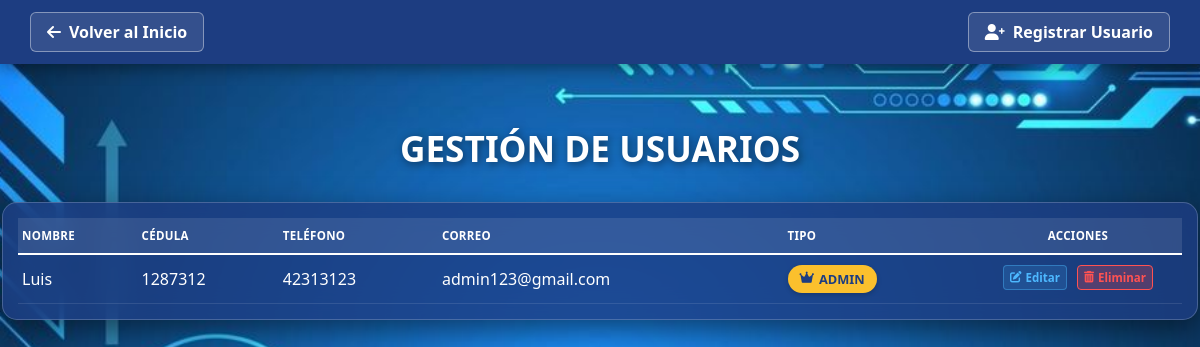
The app's page /vista/administrar_usuarios.php (signed in) with its own data.
### tables this page shows
CREATE TABLE `usuarios` (
  `id` int(11) NOT NULL,
  `nombre` varchar(40) NOT NULL,
  `cedula` int(8) NOT NULL,
  `telefono` varchar(20) NOT NULL,
  `correo` varchar(255) NOT NULL,
  `contraseña` varchar(255) NOT NULL,
  `tipo` enum('administrador','usuario') NOT NULL DEFAULT 'usuario'
);

### controlador/tabla_usuarios.php (called while the page is built, shortened)
<?php
require_once 'conexion.php';
$limite = 10;
$pagina = isset($_GET['pagina']) ? (int)$_GET['pagina'] : 1;
$inicio = ($pagina - 1) * $limite;
$query = "SELECT id, nombre, cedula, telefono, correo, tipo
          FROM usuarios
          ORDER BY tipo ASC, nombre ASC
          LIMIT ? OFFSET ?";
$stmt = $conexion->prepare($query);
$stmt->bind_param("ii", $limite, $inicio);
$stmt->execute();
$resultado = $stmt->get_result();
?>

### vista/administrar_usuarios.php (the view, shortened to what this page needs)
<?php
include "../controlador/tabla_usuarios.php";
?>
<!DOCTYPE html>
<html lang="es">
<head>
    <link rel="stylesheet" href="../estilo/style3.css">
    <link rel="stylesheet" href="../estilo/style5.css">
    <link rel="stylesheet" href="https://cdnjs.cloudflare.com/ajax/libs/font-awesome/6.0.0/css/all.min.css">
</head>
<body>
    <header class="main-header">
        <div class="header-container">
            <a href="../vista/inicio.php" class="btn-back">
                <i class="fas fa-arrow-left"></i> Volver al Inicio
            </a>
            <a href="../vista/registrar.php" class="btn-back">
                <i class="fas fa-user-plus"></i> Registrar Usuario
            </a>
        </div>
    </header>
    <main class="central-container">
        <h1 class="main-title">Gestión de Usuarios</h1>
        <div class="glass-table-container">
            <?php if ($resultado && $resultado->num_rows > 0): ?>
                <table class="user-table">
                    <thead>
                        <tr>
                            <th>Nombre</th>
                            <th>Cédula</th>
                            <th>Teléfono</th>
                            <th>Correo</th>
                            <th>Tipo</th>
                            <th style="text-align: center;">Acciones</th>
                        </tr>
                    </thead>
                    <tbody>
                        <?php while($row = $resultado->fetch_assoc()): ?>
                            <tr>
                                <td><?php echo htmlspecialchars($row['nombre']); ?></td>
                                <td><?php echo htmlspecialchars($row['cedula']); ?></td>
                                <td><?php echo htmlspecialchars($row['telefono']); ?></td>
                                <td><?php echo htmlspecialchars($row['correo']); ?></td>
                                <td>
                                    <?php if ($row['tipo'] == 'administrador'): ?>
                                        <span class="badge badge-admin"><i class="fas fa-crown"></i> Admin</span>
                                    <?php else: ?>
                                        <span class="badge badge-user"><i class="fas fa-user"></i> Usuario</span>
                                    <?php endif; ?>
                                </td>
                                <td class="action-cell">
                                    <a href="editar_usuario.php?id=<?php echo $row['id']; ?>&pagina=<?php echo $pagina; ?>" class="btn-table edit">
                                        <i class="fas fa-edit"></i> Editar
                                    </a>
                                    <a href="javascript:void(0);" onclick="advertenciaEliminar(<?php echo $row['id']; ?>, <?php echo $pagina; ?>)" class="btn-table delete">
                                        <i class="fas fa-trash-alt"></i> Eliminar
                                    </a>
                                </td>
                            </tr>
                        <?php endwhile; ?>
                    </tbody>
                </table>
            <?php else: ?>
                <p style="color: white; text-align: center; padding: 20px;">
                    <i class="fas fa-info-circle"></i> No se encontraron usuarios registrados.
                </p>
            <?php endif; ?>
        </div>
    </main>
</body>
</html>

### estilo/style3.css (style rules this page uses)
body { margin: 0; padding: 0; font-family: 'Segoe UI', sans-serif; background-image: url('../estilo/background_cancha.jpg'); background-size: cover; background-position: center; background-attachment: fixed; height: 100vh; }
.main-header { background-color: #1D3D81; width: 100%; padding: 12px 0; position: fixed; top: 0; z-index: 1000; box-shadow: 0 4px 15px rgba(0,0,0,0.4); }
.header-container { display: flex; justify-content: space-between; align-items: center; padding: 0 30px; }
.btn-back { background: rgba(255, 255, 255, 0.1); color: white; text-decoration: none; padding: 8px 16px; border-radius: 6px; border: 1px solid rgba(255, 255, 255, 0.4); font-weight: 600; transition: 0.3s; display: flex; align-items: center; gap: 8px; }
.central-container { padding-top: 100px; display: flex; flex-direction: column; align-items: center; }
.main-title { color: white; font-size: 2.2rem; text-transform: uppercase; text-shadow: 2px 2px 8px rgba(0,0,0,0.5); margin-bottom: 30px; }
.glass-table-container { background: rgba(25, 50, 100, 0.55); backdrop-filter: blur(12px); -webkit-backdrop-filter: blur(12px); border: 1px solid rgba(255, 255, 255, 0.2); border-radius: 15px; padding: 25px; width: 90%; max-width: 1100px; box-shadow: 0 10px 30px rgba(0,0,0,0.5); overflow-x: auto; }
.user-table { width: 100%; border-collapse: collapse; color: white; text-align: left; }
.user-table thead tr { background-color: rgba(255, 255, 255, 0.08); border-bottom: 2px solid rgba(255, 255, 255, 0.8); }
.user-table th, .user-table td { padding: 15px 20px; }
.user-table tbody tr { border-bottom: 1px solid rgba(255, 255, 255, 0.1); transition: background 0.3s; }
.badge { padding: 5px 12px; border-radius: 50px; font-size: 0.75rem; font-weight: bold; display: inline-flex; align-items: center; gap: 5px; }
.badge-admin { background-color: #FBC02D; color: #1D3D81; text-transform: uppercase; box-shadow: 0 2px 5px rgba(0,0,0,0.2); }
.action-cell { display: flex; gap: 10px; justify-content: center; align-items: center; }
.btn-table { text-decoration: none; padding: 6px 12px; border-radius: 6px; font-size: 0.85rem; font-weight: 600; display: inline-flex; align-items: center; gap: 6px; transition: all 0.2s ease; }
.btn-table.edit { background: rgba(0, 162, 255, 0.25); color: #40c4ff; border: 1px solid #40c4ff; }
.btn-table.delete { background: rgba(255, 68, 68, 0.25); color: #ff5252; border: 1px solid #ff5252; }
.user-table th:last-child { width: 200px; }

### records on screen
usuarios: nombre "Luis", cedula "1287312", telefono "42313123", correo "admin123@gmail.com", tipo "administrador" (drawn)
